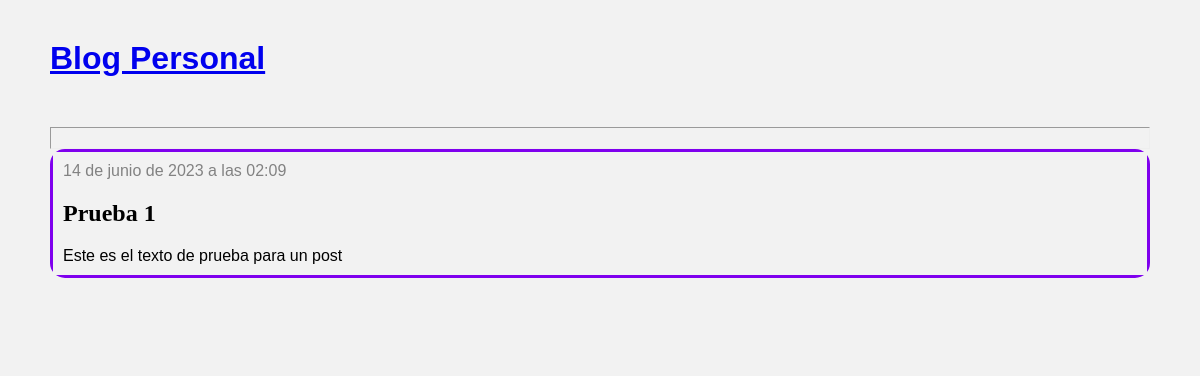
The app's page /post/1/ with its own data.
### blog/models.py (models this page shows, shortened)
class Post(models.Model):
    author = models.ForeignKey(settings.AUTH_USER_MODEL, on_delete=models.CASCADE)
    title = models.CharField(max_length=200)
    text = models.TextField()
    created_date = models.DateTimeField(
            default=timezone.now)
    published_date = models.DateTimeField(
            blank=True, null=True)

### blog/views.py (the view)
# urls.py: path('post/<int:pk>/', views.listar_articulos, name='listar_articulos'),
def listar_articulos(request, pk):
    post = get_object_or_404(Post, pk=pk)
    return render(request, 'blog/listar_articulos.html', {'post': post})

### templates/blog/listar_articulos.html (shortened to what this page needs)
{% extends 'blog/base.html' %}
{% block content %}
    <hr>
    <div class="post">
        {% if post.published_date %}
            <div class="date">
                {{ post.published_date }}
            </div>
        {% endif %}
        <h2>{{ post.title }}</h2>
        <p>{{ post.text|linebreaksbr }}</p>
    </div>
{% endblock %}

### templates/blog/style.css (style rules this page uses)
* { font-family: Arial, sans-serif; background-color: #f2f2f2; margin: 0; padding: 10px; }
h1, h2, h3, h4 { font-family: 'Old Standard TT', serif; }
.date { color: #828282; }
.post { margin-bottom: 40px; background-color: rgb(127, 0, 238); border-radius: 15px; padding: 3px; }

### records on screen
Post: published_date "14 de junio de 2023 a las 02:09", title "Prueba 1", text "Este es el texto de prueba para un post"
